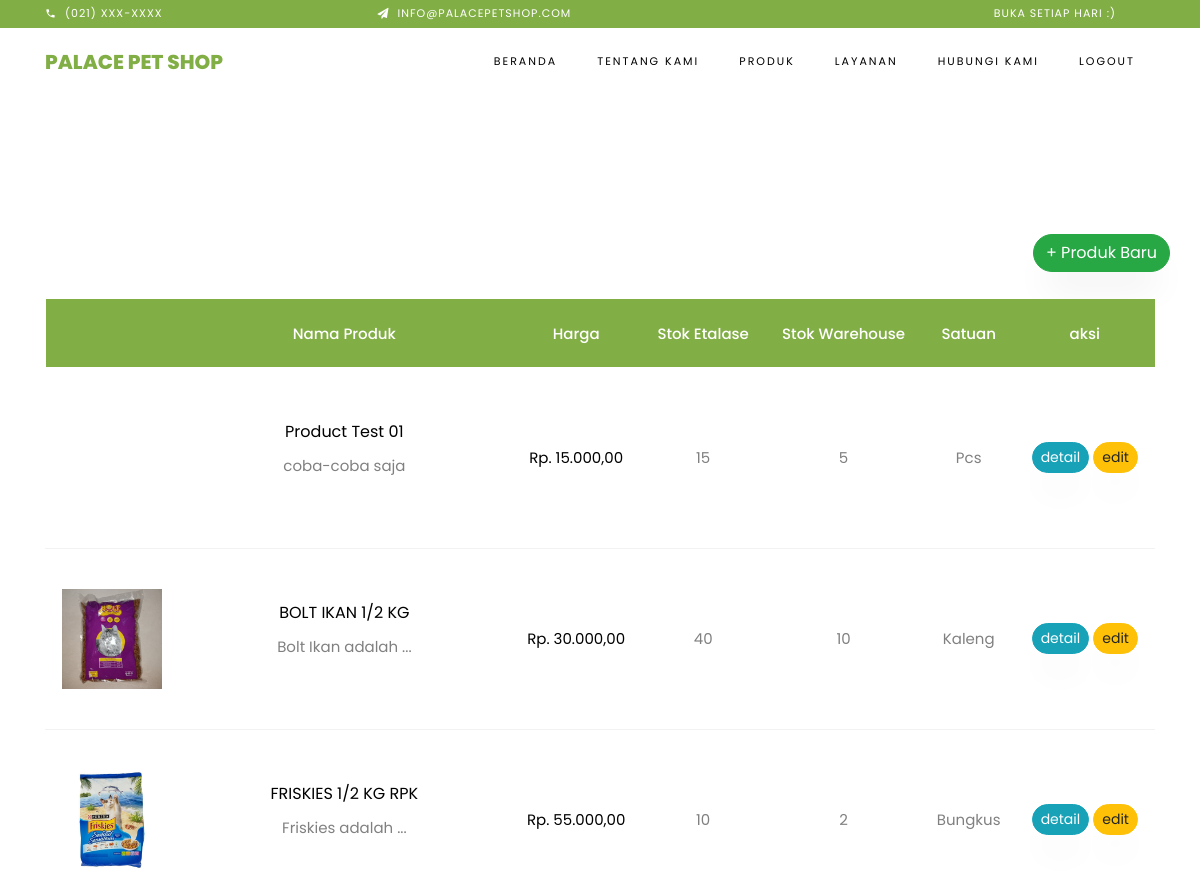
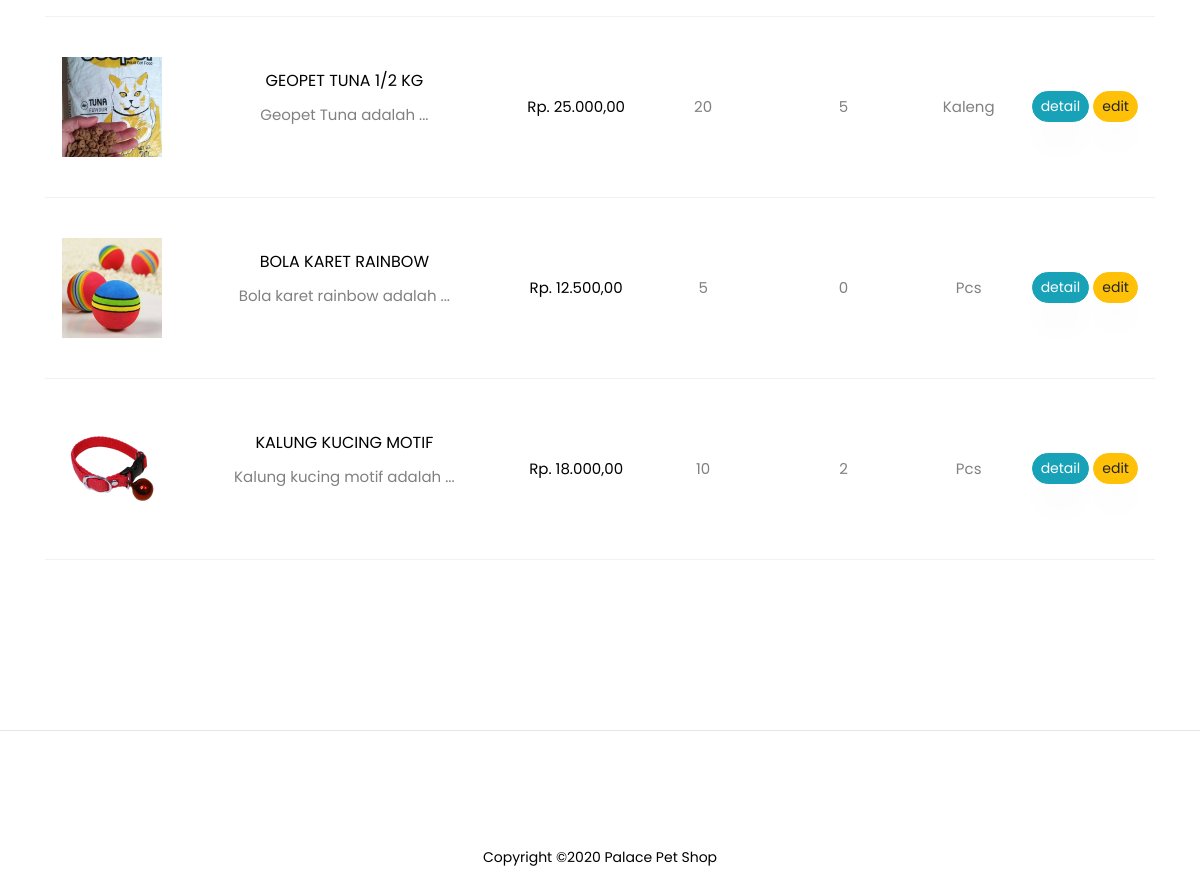
/product, run on the app's committed database (2 pictures, top to bottom).
### tables this page shows
CREATE TABLE IF NOT EXISTS `product` (
  `id` int(10) UNSIGNED NOT NULL AUTO_INCREMENT,
  `category_id` int(11) NOT NULL,
  `code` varchar(20) NOT NULL,
  `name` varchar(300) NOT NULL,
  `description` text,
  `active` tinyint(1) NOT NULL DEFAULT '1',
  `unit_id` int(11) NOT NULL,
  `stock` int(11) NOT NULL DEFAULT '0',
  `stock_wh` int(11) NOT NULL DEFAULT '0',
  `homepage` tinyint(1) NOT NULL DEFAULT '0',
  `slug` varchar(400) NOT NULL,
  `created_date` timestamp NOT NULL DEFAULT CURRENT_TIMESTAMP ON UPDATE CURRENT_TIMESTAMP,
  `updated_date` timestamp NULL DEFAULT NULL,
  PRIMARY KEY (`id`),
  KEY `fk_product_category_idx` (`category_id`),
  KEY `fk_product_unit1_idx` (`unit_id`)
);

CREATE TABLE IF NOT EXISTS `unit` (
  `id` int(11) NOT NULL AUTO_INCREMENT,
  `name` varchar(50) NOT NULL,
  PRIMARY KEY (`id`)
);

### application/controllers/Product.php (called while the page is built, shortened)
<?php
class Product extends CI_Controller {
    public function __construct()
    {
        $this->load->model('m_product');
    }
    var $limit = 12;
    public function index($offset = 0)
    {
        $uri_segment=3;
        $offset=$this->uri->segment($uri_segment);
        if(!is_numeric($offset))
            $offset=0;
        $cari = '';
        $total = $this->m_product->listProductTotal($cari);
        $rec = $this->m_product->listProduct($this->limit, $offset, $cari);
        $this->load->library('pagination');
        $config['base_url'] = base_url().'product/index';
        $config['uri_segment'] = 3;
        $config['total_rows'] = $total;
        $config['per_page'] = $this->limit;
        $config['num_links'] = 4;
        $config['first_tag_open'] = '<li>';
        $config['first_link'] = '&lt;&lt;';
        $config['first_tag_close'] = '</li>';
        $config['prev_tag_open'] = '<li>';
        $config['prev_link'] = '&lt;';
        $config['prev_tag_close'] = '</li>';
        $config['next_tag_open'] = '<li>';
        $config['next_link'] = '&gt;';
        $config['next_tag_close'] = '</li>';
        $config['cur_tag_open'] = '<li class="active"><span>';
        $config['cur_tag_close'] = '</span></li>';
        $config['num_tag_open'] = '<li>';
        $config['num_tag_close'] = '</li>';
        $config['last_tag_open'] = '<li>';
        $config['last_link'] = '&gt;&gt;';
        $config['last_tag_close'] = '</li>';
        $this->pagination->initialize($config);
        $data = array(
                'view'              => 'product/index',
                'js'                => array(),
                'css'               => array(),
                'title'             => 'Produk',
                'rec'		        => $rec,
                'paging'            => $this->pagination->create_links(),
                'totalProduk'       => $this->m_product->totalProduk(),
                'cari'              => $cari
        );
        $this->load->view('layout/backend', $data);
    }
}

### index.php (called while the page is built, shortened)
<?php
require_once BASEPATH.'core/CodeIgniter.php';

### application/models/M_product.php (called while the page is built, shortened)
<?php if ( ! defined('BASEPATH')) exit('No direct script access allowed');
class M_product extends CI_Model
{
    function listProductTotal($cari)
    {
        $this->db->select('count(p.id) as jml');
        $this->db->from('product as p');
        $this->db->join('category as c', 'p.category_id=c.id', 'left');
        $rec = $this->db->get();
        return $rec->row()->jml;
    }
    function listProduct($limit, $offset, $cari)
    {
        $this->db->select("p.id, p.name, p.description, p.slug, u.name as unit, c.name as category_name, p.stock, p.stock_wh,
                            (select nominal from price where product_id=p.id order by id desc limit 1) as price,
                            (select files from photo where product_id=p.id order by id limit 1) as photo");
        $this->db->from('product as p');
        $this->db->join('unit as u', 'p.unit_id=u.id', 'left');
        $this->db->join('category as c', 'p.category_id=c.id', 'left');
        $this->db->order_by('p.id desc');
        $this->db->limit($limit, $offset);
        $rec = $this->db->get();
        if ($rec->num_rows() > 0)
            return $rec->result();
        else
            return null;
    }
    function totalProduk()
    {
        $this->db->select('count(p.id) as jml');
        $this->db->from('product as p');
        $rec = $this->db->get();
        return $rec->row()->jml;
    }
}

### application/views/product/index.php (the view, shortened to what this page needs)
<section class="ftco-section ftco-cart">
	<div class="container">
		<div class="row mt-5">
			<div class="col text-center">
			</div>
			<br />
			<a href="<?php echo base_url().'product/create'; ?>" class="btn btn-success">+ Produk Baru</a>
		</div>
		<br />
		<div class="row">
			<div class="col-md-12 ftco-animate">
				<div class="cart-list">
					<table class="table">
						<thead class="thead-primary">
							<tr class="text-center">
								<th>&nbsp;</th>
								<th>Nama Produk</th>
								<th>Harga</th>
								<th>Stok Etalase</th>
								<th>Stok Warehouse</th>
								<th>Satuan</th>
								<th>aksi</th>
							</tr>
						</thead>
						<tbody>
							<?php
							if($rec!=null)
							{
								foreach($rec as $p)
								{
							?>
								<tr class="text-center">
									<td class="image-prod"><div class="img" style="background-image:url(<?php echo base_url(); ?>photo/product/<?php echo $p->photo; ?>);"></div></td>
									<td class="product-name">
										<h3><?php echo $p->name; ?></h3>
										<p><?php echo (strlen($p->description)>300) ? substr($p->description,0,300).' ...' : $p->description; ?></p>
									</td>
									<td class="price">Rp. <?php echo number_format($p->price,2,",","."); ?></td>
									<td class=""><?php echo $p->stock; ?></td>
									<td class=""><?php echo $p->stock_wh; ?></td>
									<td class=""><?php echo $p->unit; ?></td>
									<td class="text-center">
										<a class='btn btn-sm btn-info' href="<?php echo base_url().'product/detail/'.$p->slug; ?>">detail</a>
										<a class='btn btn-sm btn-warning' href="<?php echo base_url().'product/edit/'.$p->slug; ?>">edit</a>
									</td>
								</tr>
							<?php
								}
							}
							?>
						</tbody>
					</table>
				</div>
			</div>
		</div>
	</div>
</section>

### data on the page
product: name "Product Test 01", description "coba-coba saja", price "15.000,00", stock "15", stock_wh "5", unit.name "Pcs"
product: shows a picture, name "BOLT IKAN 1/2 KG", description "Bolt Ikan adalah ...", price "30.000,00", stock "40", stock_wh "10", unit.name "Kaleng"
product: shows a picture, name "FRISKIES 1/2 KG RPK", description "Friskies adalah ...", price "55.000,00", stock "10", stock_wh "2", unit.name "Bungkus"
product: shows a picture, name "GEOPET TUNA 1/2 KG", description "Geopet Tuna adalah ...", price "25.000,00", stock "20", stock_wh "5", unit.name "Kaleng"
product: shows a picture, name "BOLA KARET RAINBOW", description "Bola karet rainbow adalah ...", price "12.500,00", stock "5", stock_wh "0", unit.name "Pcs"
product: shows a picture, name "KALUNG KUCING MOTIF", description "Kalung kucing motif adalah ...", price "18.000,00", stock "10", stock_wh "2", unit.name "Pcs"
